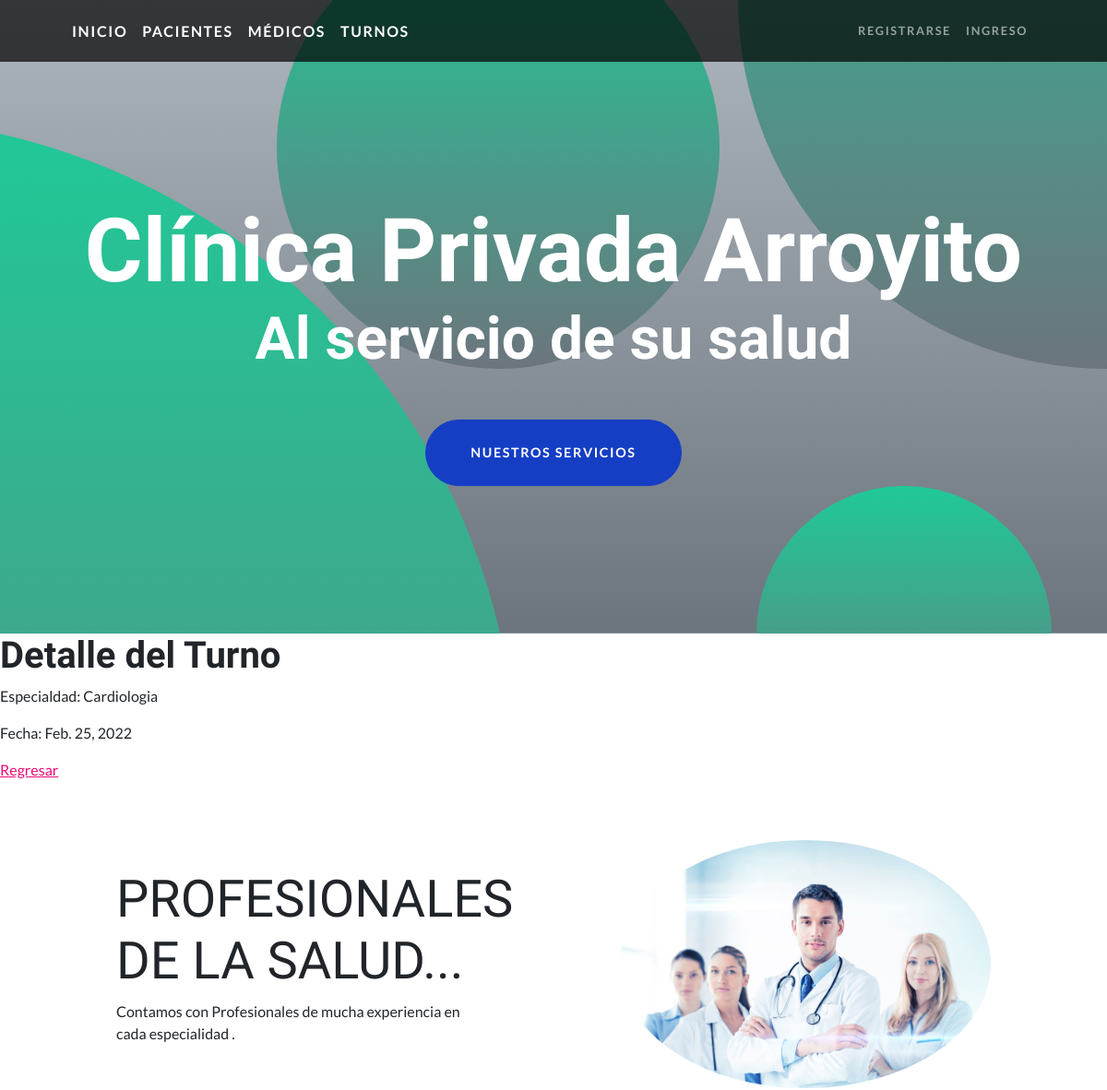
Before: /AppCoder/turno/1/ (upper part) with the older database file.
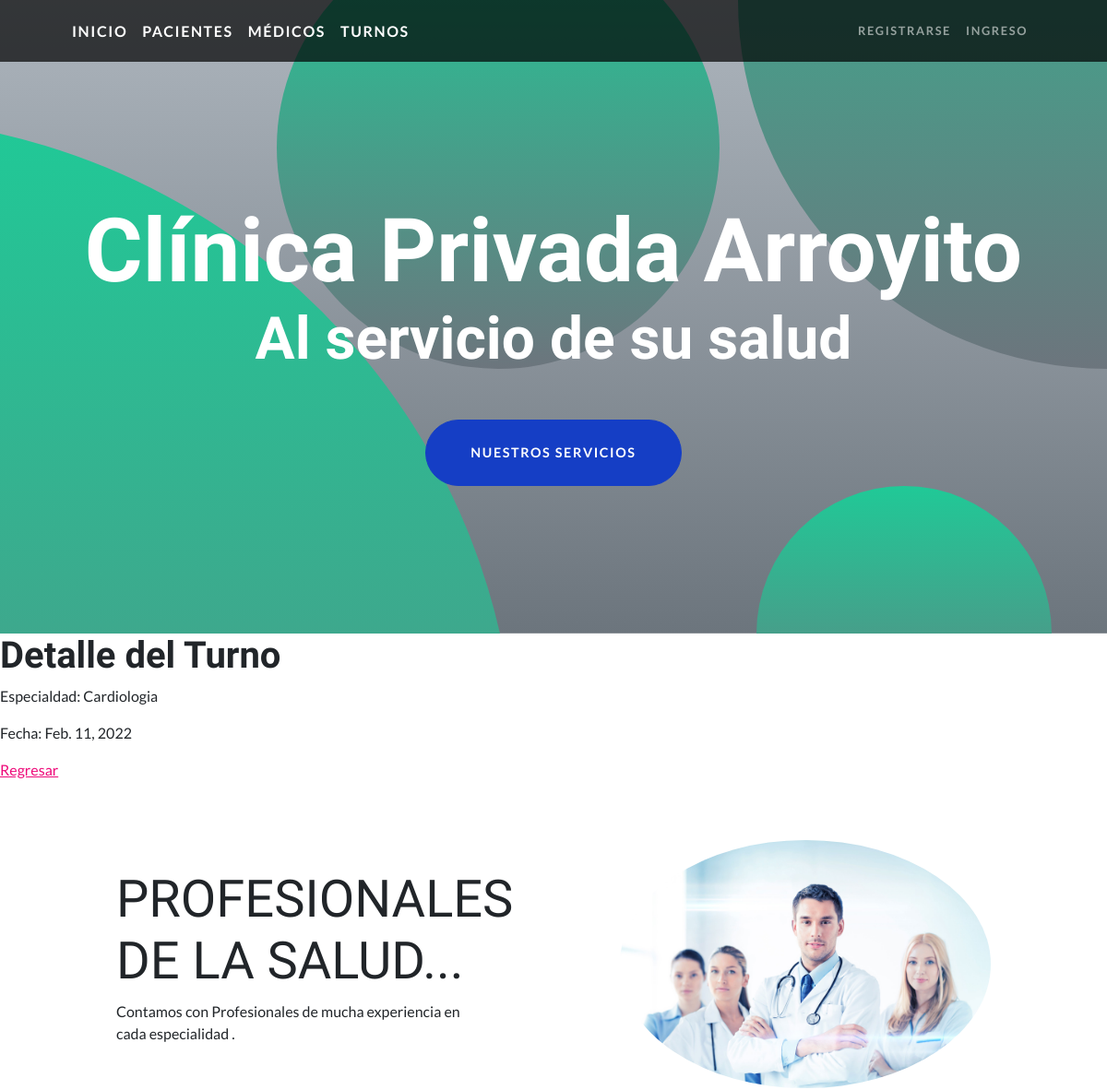
After: the same page with the newer database file.
### AppCoder/models.py (models this page shows)
class Turno (models.Model):
    especialidad=models.CharField (max_length=40, null=False)
    fecha= models.DateField(null=True)

### AppCoder/views.py (the view)
# urls.py: path('turno/<int:pk>/', TurnoDetalle.as_view(), name='Turno/Detail'),
class TurnoDetalle(DetailView):
    model = Turno
    template_name = "AppCoder/turno_detalle.html"

### templates/AppCoder/turno_detalle.html (shortened to what this page needs)
{% extends "AppCoder/padre.html" %}
{% block ContenidoQueCambia %}
    <h1>Detalle del Turno</h1>
    <p>Especialdad: {{turno.especialidad}}</p>
    <p>Fecha: {{turno.fecha}}</p>
        <a href="{% url 'Turno/List' %}">Regresar</a>
{% endblock ContenidoQueCambia %}

Changed rows visible on the page:
changed Turno "Cardiologia": fecha "Feb. 25, 2022" → "Feb. 11, 2022"
